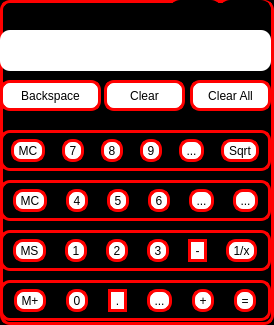
<?xml version="1.0" encoding="UTF-8"?>
<ui version="4.0">
 <class>Widget</class>
 <widget class="QWidget" name="Widget">
  <property name="geometry">
   <rect>
    <x>0</x>
    <y>0</y>
    <width>274</width>
    <height>325</height>
   </rect>
  </property>
  <property name="windowTitle">
   <string>Widget</string>
  </property>
  <property name="styleSheet">
   <string notr="true">QWidget{
	border:3px solid red;
	border-radius:10px;
	background-color:black;
	color:black;
}
QPushButton{
	border-color:black;
}
QPushButton#Btn_min:hover{	
	background-color: rgba(226, 226, 226, 200);
}
QPushButton#Btn_close:hover{
	background-color:rgb(255,84,57);
}
QToolButton{
	border-radius:10px;
	background-color:white;
}
QToolButton:hover{
     border-radius:10px;
     font-size:17px;
     background-color:pink;
     color:yellow;
}
QLineEdit{
	border:2px;
	border-radius:10px;
	border-color:rgb(255,255,191);
	background-color:white;
}
QLineEdit:hover{
	border:2px solid pink;
	border-radius:10px;
}</string>
  </property>
  <widget class="QLineEdit" name="lineEdit">
   <property name="geometry">
    <rect>
     <x>0</x>
     <y>30</y>
     <width>271</width>
     <height>41</height>
    </rect>
   </property>
   <property name="alignment">
    <set>Qt::AlignRight|Qt::AlignTrailing|Qt::AlignVCenter</set>
   </property>
  </widget>
  <widget class="QToolButton" name="tBtn_Backspace">
   <property name="geometry">
    <rect>
     <x>0</x>
     <y>80</y>
     <width>101</width>
     <height>31</height>
    </rect>
   </property>
   <property name="text">
    <string>Backspace</string>
   </property>
  </widget>
  <widget class="QToolButton" name="tBtn_Clear">
   <property name="geometry">
    <rect>
     <x>104</x>
     <y>80</y>
     <width>81</width>
     <height>31</height>
    </rect>
   </property>
   <property name="text">
    <string>Clear</string>
   </property>
  </widget>
  <widget class="QToolButton" name="tBtn_Clear_all">
   <property name="geometry">
    <rect>
     <x>190</x>
     <y>80</y>
     <width>81</width>
     <height>31</height>
    </rect>
   </property>
   <property name="text">
    <string>Clear All</string>
   </property>
  </widget>
  <widget class="QPushButton" name="Btn_min">
   <property name="geometry">
    <rect>
     <x>170</x>
     <y>0</y>
     <width>51</width>
     <height>24</height>
    </rect>
   </property>
   <property name="text">
    <string/>
   </property>
  </widget>
  <widget class="QPushButton" name="Btn_close">
   <property name="geometry">
    <rect>
     <x>220</x>
     <y>0</y>
     <width>51</width>
     <height>24</height>
    </rect>
   </property>
   <property name="text">
    <string/>
   </property>
  </widget>
  <widget class="QWidget" name="layoutWidget">
   <property name="geometry">
    <rect>
     <x>0</x>
     <y>130</y>
     <width>271</width>
     <height>41</height>
    </rect>
   </property>
   <layout class="QHBoxLayout" name="horizontalLayout">
    <item>
     <widget class="QToolButton" name="tBtn_MC">
      <property name="minimumSize">
       <size>
        <width>0</width>
        <height>0</height>
       </size>
      </property>
      <property name="text">
       <string>MC</string>
      </property>
     </widget>
    </item>
    <item>
     <widget class="QToolButton" name="tBtn_7">
      <property name="minimumSize">
       <size>
        <width>0</width>
        <height>0</height>
       </size>
      </property>
      <property name="text">
       <string>7</string>
      </property>
     </widget>
    </item>
    <item>
     <widget class="QToolButton" name="tBtn_8">
      <property name="text">
       <string>8</string>
      </property>
     </widget>
    </item>
    <item>
     <widget class="QToolButton" name="tBtn_9">
      <property name="text">
       <string>9</string>
      </property>
     </widget>
    </item>
    <item>
     <widget class="QToolButton" name="tBtn_div">
      <property name="text">
       <string>...</string>
      </property>
     </widget>
    </item>
    <item>
     <widget class="QToolButton" name="tBtn_sqrt">
      <property name="text">
       <string>Sqrt</string>
      </property>
     </widget>
    </item>
   </layout>
  </widget>
  <widget class="QWidget" name="layoutWidget">
   <property name="geometry">
    <rect>
     <x>0</x>
     <y>180</y>
     <width>271</width>
     <height>41</height>
    </rect>
   </property>
   <layout class="QHBoxLayout" name="horizontalLayout_2">
    <item>
     <widget class="QToolButton" name="tBtn_MR">
      <property name="text">
       <string>MC</string>
      </property>
     </widget>
    </item>
    <item>
     <widget class="QToolButton" name="tBtn_4">
      <property name="text">
       <string>4</string>
      </property>
     </widget>
    </item>
    <item>
     <widget class="QToolButton" name="tBtn_5">
      <property name="text">
       <string>5</string>
      </property>
     </widget>
    </item>
    <item>
     <widget class="QToolButton" name="tBtn_6">
      <property name="text">
       <string>6</string>
      </property>
     </widget>
    </item>
    <item>
     <widget class="QToolButton" name="tBtn_mul">
      <property name="text">
       <string>...</string>
      </property>
     </widget>
    </item>
    <item>
     <widget class="QToolButton" name="tBtn_pow">
      <property name="text">
       <string>...</string>
      </property>
     </widget>
    </item>
   </layout>
  </widget>
  <widget class="QWidget" name="layoutWidget">
   <property name="geometry">
    <rect>
     <x>0</x>
     <y>230</y>
     <width>271</width>
     <height>41</height>
    </rect>
   </property>
   <layout class="QHBoxLayout" name="horizontalLayout_3">
    <item>
     <widget class="QToolButton" name="tBtn_MS">
      <property name="text">
       <string>MS</string>
      </property>
     </widget>
    </item>
    <item>
     <widget class="QToolButton" name="tBtn_1">
      <property name="text">
       <string>1</string>
      </property>
     </widget>
    </item>
    <item>
     <widget class="QToolButton" name="tBtn_2">
      <property name="text">
       <string>2</string>
      </property>
     </widget>
    </item>
    <item>
     <widget class="QToolButton" name="tBtn_3">
      <property name="text">
       <string>3</string>
      </property>
     </widget>
    </item>
    <item>
     <widget class="QToolButton" name="tBtn_sub">
      <property name="text">
       <string>-</string>
      </property>
     </widget>
    </item>
    <item>
     <widget class="QToolButton" name="tBtn_pow2">
      <property name="text">
       <string>1/x</string>
      </property>
     </widget>
    </item>
   </layout>
  </widget>
  <widget class="QWidget" name="layoutWidget">
   <property name="geometry">
    <rect>
     <x>0</x>
     <y>280</y>
     <width>271</width>
     <height>41</height>
    </rect>
   </property>
   <layout class="QHBoxLayout" name="horizontalLayout_4">
    <item>
     <widget class="QToolButton" name="tBtn_Madd">
      <property name="text">
       <string>M+</string>
      </property>
     </widget>
    </item>
    <item>
     <widget class="QToolButton" name="tBtn_0">
      <property name="text">
       <string>0</string>
      </property>
     </widget>
    </item>
    <item>
     <widget class="QToolButton" name="tBtn_point">
      <property name="text">
       <string>.</string>
      </property>
     </widget>
    </item>
    <item>
     <widget class="QToolButton" name="tBtn_changes">
      <property name="text">
       <string>...</string>
      </property>
     </widget>
    </item>
    <item>
     <widget class="QToolButton" name="tBtn_add">
      <property name="text">
       <string>+</string>
      </property>
     </widget>
    </item>
    <item>
     <widget class="QToolButton" name="tBtn_equal">
      <property name="text">
       <string>=</string>
      </property>
     </widget>
    </item>
   </layout>
  </widget>
 </widget>
 <resources/>
 <connections>
  <connection>
   <sender>Btn_close</sender>
   <signal>clicked()</signal>
   <receiver>Widget</receiver>
   <slot>close()</slot>
   <hints>
    <hint type="sourcelabel">
     <x>375</x>
     <y>11</y>
    </hint>
    <hint type="destinationlabel">
     <x>271</x>
     <y>222</y>
    </hint>
   </hints>
  </connection>
  <connection>
   <sender>Btn_min</sender>
   <signal>clicked()</signal>
   <receiver>Widget</receiver>
   <slot>showMinimized()</slot>
   <hints>
    <hint type="sourcelabel">
     <x>335</x>
     <y>11</y>
    </hint>
    <hint type="destinationlabel">
     <x>271</x>
     <y>222</y>
    </hint>
   </hints>
  </connection>
 </connections>
</ui>
